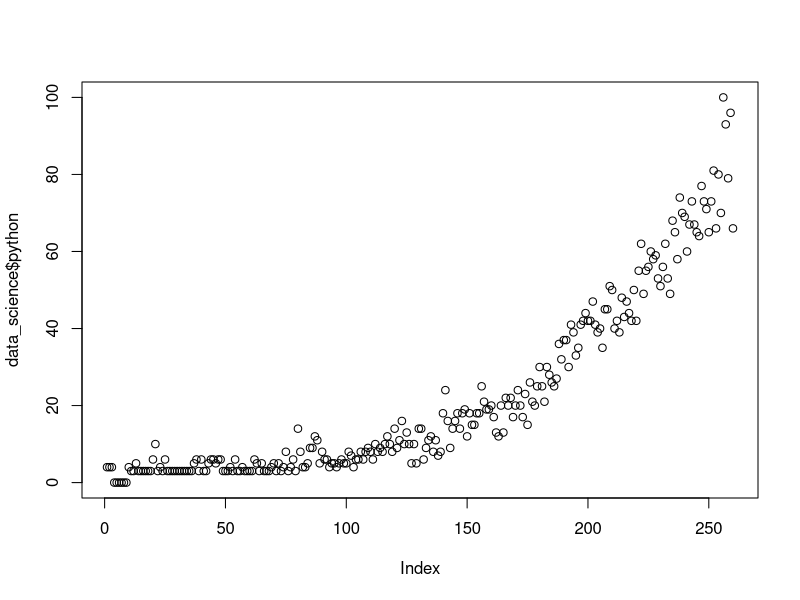
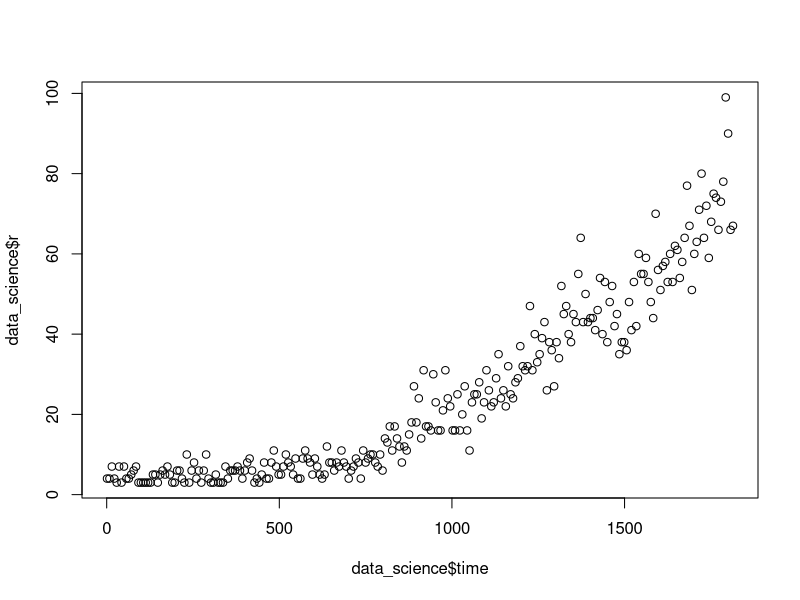
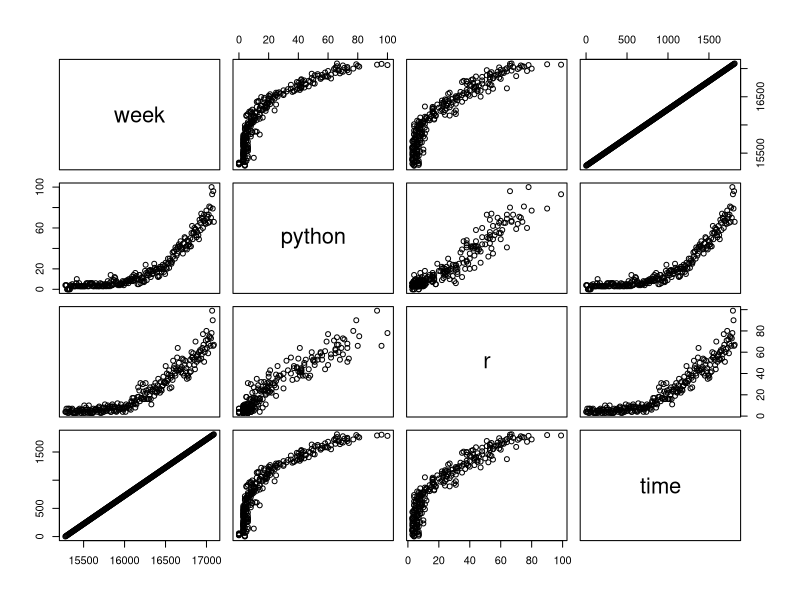
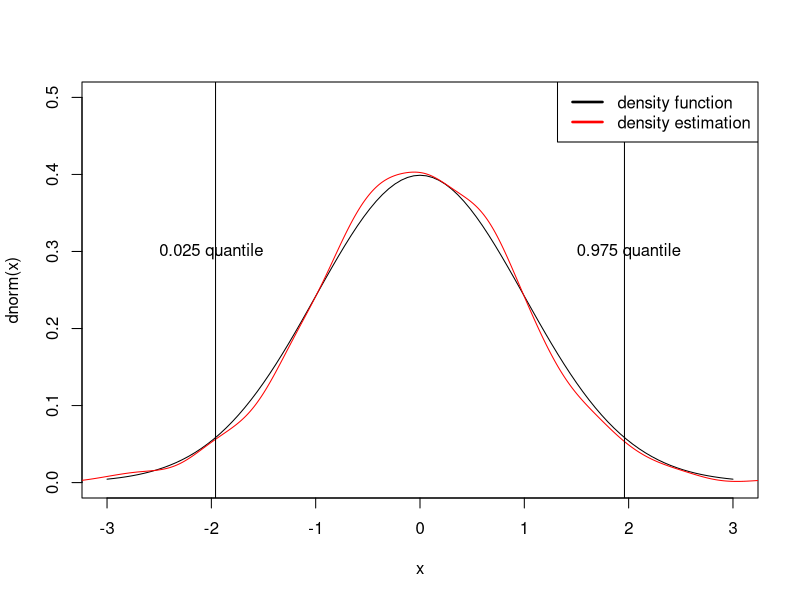
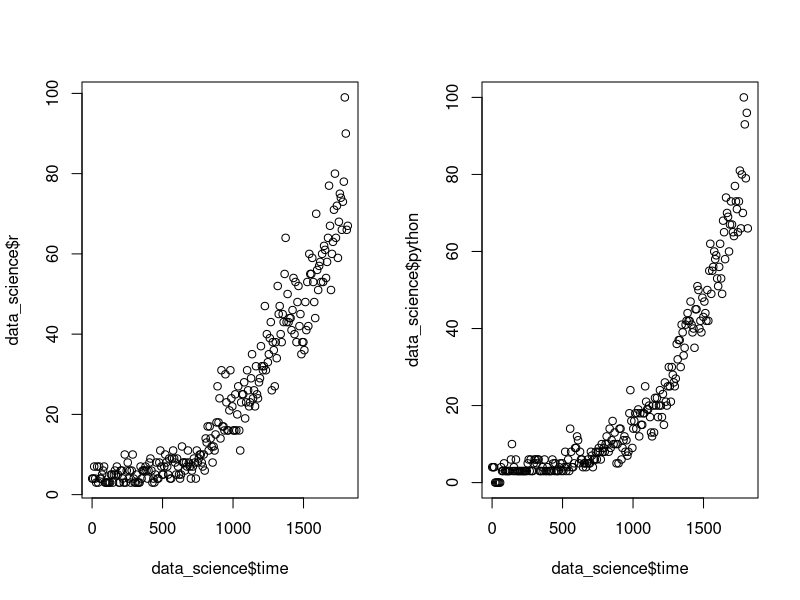
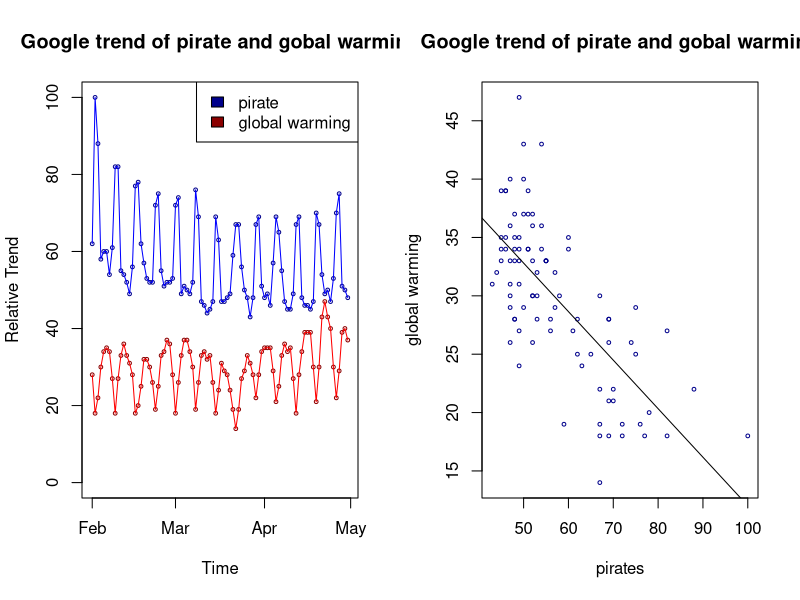
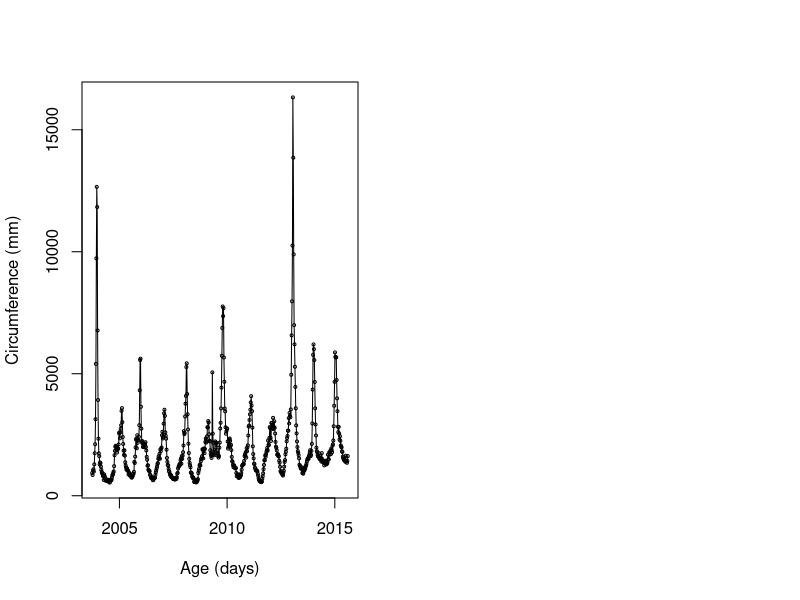

Here is the R script that generated these plots, in order:
## ---- chunk 1
knitr::opts_chunk$set(echo = TRUE)
## ---- chunk 2
data_science <- read.csv("data_science.csv")
# convert string to date object 
data_science$week <- as.Date(data_science$week, "%Y-%m-%d")
# create a numeric column representing the time
data_science$time <- as.numeric(data_science$week)
data_science$time <- data_science$time - data_science$time[1] + 1
## ---- chunk 3
python.lm <- lm(python ~ time, data = data_science)
r.lm <- lm(r ~ time, data = data_science)
## ---- chunk 4
summary(r.lm)
## ---- chunk 5
# Insert your code here and save the t-statistic for the intercept 


# Insert your code here and save the t-statistic for the slope


## ---- chunk 6
# Insert your code here and save the p-value for the intercept


# Insert your code here and save the t-statistic for the slope


## ---- chunk 7
# Insert your code here and save the confidence interval for the intercept

# Insert your code here and save the confidence interval for the slope 

## ---- chunk 8
plot(data_science$python)
## ---- chunk 9
plot(data_science$time, data_science$r)
## ---- chunk 10
plot(data_science)
## ---- chunk 11
curve(dnorm, xlim = c(-3, 3), ylim = c(0, 0.5))  # create a plot for the density of normal distribution
lines(density(rnorm(1000)), col = "red") # add a line (kernel density estimation) to the plot created
abline(v=qnorm(0.025)) # add a vertical line (0.025 quanitle of standrad normal distribution)
abline(v=qnorm(0.975)) # add a vertical line (0.975 quanitle of standrad normal distribution)
text(-2, 0.3, "0.025 quantile") # add text
text(2, 0.3, "0.975 quantile") # add text
legend("topright", c("density function", "density estimation"), 
       lwd=c(2.5,2.5), # Line widths in the legend
       col=c("black", "red")) # Add legend
## ---- chunk 12
par(mfrow=c(1, 2))
plot(data_science$time, data_science$r)
plot(data_science$time, data_science$python)
## ---- chunk 13
# Insert your code here and save the coefficients vector 

## ---- chunk 14
# Insert your code here and save the confidence intervals 

## ---- chunk 15
# Insert your code here and save the coefficients vector and prediction error 


# Insert your code here and save the coefficients vector and prediction error 


## ---- chunk 16
# Insert the code here

## ---- chunk 17
# Insert your code here and save your fitted model as
# `python.poly` and `r.poly`
# python.poly <- 
# summary(python.poly)
# r.poly<- 
# summary(r.poly)
## ---- chunk 18
# Uncomment the line of your answer for this question: (r)
# intercept.r.sig <- TRUE
# time.r.sig <- TRUE
# time.r.square.sig <- TRUE
# time.r.cubic.sig <- TRUE
## ---- chunk 19
# Uncomment the line of your answer for this question: (python)
# intercept.python.sig <- TRUE
# time.python.sig <- TRUE
# time.python.square.sig <- TRUE
# time.python.cubic.sig <- TRUE
## ---- chunk 20
# Insert your code here for plotting

## ---- chunk 21
pirate <- read.csv("pirate.csv")
pirate$Day <- as.Date(pirate$Day, "%Y-%m-%d")
data_science$time <- as.numeric(data_science$week)
data_science$time <- as.numeric(data_science$week) - as.numeric(data_science$week)[1]
## ---- chunk 22
plot(pirate$Day, pirate$pirates, cex = 0.5, col = "blue4",
     xlab = "Time", ylab = "Relative Trend", ylim = c(0, 100),
     main = "Google trend of pirate and gobal warming")
points(pirate$Day, pirate$global.warming, cex = 0.5, col = "red4")
lines(pirate$Day, pirate$pirates, col = "blue")
lines(pirate$Day, pirate$global.warming, col = "red")
legend("topright",c("pirate", "global warming"), fill=c("blue4","red4"))
## ---- chunk 23
pirate.lm <- lm(global.warming ~ pirates, data = pirate)

plot(pirate$pirates, pirate$global.warming, cex = 0.5, col = "blue4",
     xlab = "pirates", ylab = "global warming",
     main = "Google trend of pirate and gobal warming")
abline(pirate.lm)

cor(pirate$pirates, pirate$global.warming)
## ---- chunk 24
summary(pirate.lm)
## ---- chunk 25
flu <- read.csv("flu.csv", stringsAsFactors = FALSE)
flu$Date <- as.Date(flu$Date)
## ---- chunk 26
plot(flu$Date, flu$California, 
     type = "o", cex = 0.4, 
     xlab="Age (days)",
     ylab="Circumference (mm)" )
